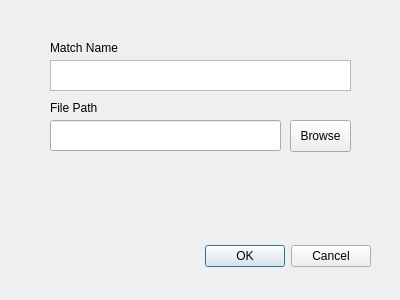
<?xml version="1.0" encoding="UTF-8"?>
<ui version="4.0">
 <class>Dialog</class>
 <widget class="QDialog" name="Dialog">
  <property name="geometry">
   <rect>
    <x>0</x>
    <y>0</y>
    <width>400</width>
    <height>300</height>
   </rect>
  </property>
  <property name="sizePolicy">
   <sizepolicy hsizetype="Preferred" vsizetype="Preferred">
    <horstretch>0</horstretch>
    <verstretch>0</verstretch>
   </sizepolicy>
  </property>
  <property name="windowTitle">
   <string>Dialog</string>
  </property>
  <widget class="QDialogButtonBox" name="controlBox">
   <property name="geometry">
    <rect>
     <x>30</x>
     <y>240</y>
     <width>341</width>
     <height>32</height>
    </rect>
   </property>
   <property name="orientation">
    <enum>Qt::Orientation::Horizontal</enum>
   </property>
   <property name="standardButtons">
    <set>QDialogButtonBox::StandardButton::Cancel|QDialogButtonBox::StandardButton::Ok</set>
   </property>
   <property name="centerButtons">
    <bool>false</bool>
   </property>
  </widget>
  <widget class="QLabel" name="nameLabel">
   <property name="geometry">
    <rect>
     <x>50</x>
     <y>40</y>
     <width>81</width>
     <height>16</height>
    </rect>
   </property>
   <property name="sizePolicy">
    <sizepolicy hsizetype="Expanding" vsizetype="Preferred">
     <horstretch>0</horstretch>
     <verstretch>0</verstretch>
    </sizepolicy>
   </property>
   <property name="text">
    <string>Match Name</string>
   </property>
  </widget>
  <widget class="QPlainTextEdit" name="nameBox">
   <property name="geometry">
    <rect>
     <x>50</x>
     <y>60</y>
     <width>301</width>
     <height>31</height>
    </rect>
   </property>
  </widget>
  <widget class="QLabel" name="filePathLabel">
   <property name="geometry">
    <rect>
     <x>50</x>
     <y>100</y>
     <width>58</width>
     <height>16</height>
    </rect>
   </property>
   <property name="text">
    <string>File Path</string>
   </property>
  </widget>
  <widget class="QLineEdit" name="filePathBox">
   <property name="geometry">
    <rect>
     <x>50</x>
     <y>120</y>
     <width>231</width>
     <height>31</height>
    </rect>
   </property>
  </widget>
  <widget class="QPushButton" name="browseFileButton">
   <property name="geometry">
    <rect>
     <x>290</x>
     <y>120</y>
     <width>61</width>
     <height>32</height>
    </rect>
   </property>
   <property name="text">
    <string>Browse</string>
   </property>
  </widget>
  <widget class="QLabel" name="errorLabel">
   <property name="geometry">
    <rect>
     <x>50</x>
     <y>170</y>
     <width>301</width>
     <height>61</height>
    </rect>
   </property>
   <property name="sizePolicy">
    <sizepolicy hsizetype="Preferred" vsizetype="Preferred">
     <horstretch>0</horstretch>
     <verstretch>0</verstretch>
    </sizepolicy>
   </property>
   <property name="text">
    <string/>
   </property>
   <property name="wordWrap">
    <bool>true</bool>
   </property>
  </widget>
 </widget>
 <resources/>
 <connections>
  <connection>
   <sender>controlBox</sender>
   <signal>rejected()</signal>
   <receiver>Dialog</receiver>
   <slot>reject()</slot>
   <hints>
    <hint type="sourcelabel">
     <x>316</x>
     <y>260</y>
    </hint>
    <hint type="destinationlabel">
     <x>286</x>
     <y>274</y>
    </hint>
   </hints>
  </connection>
 </connections>
</ui>
